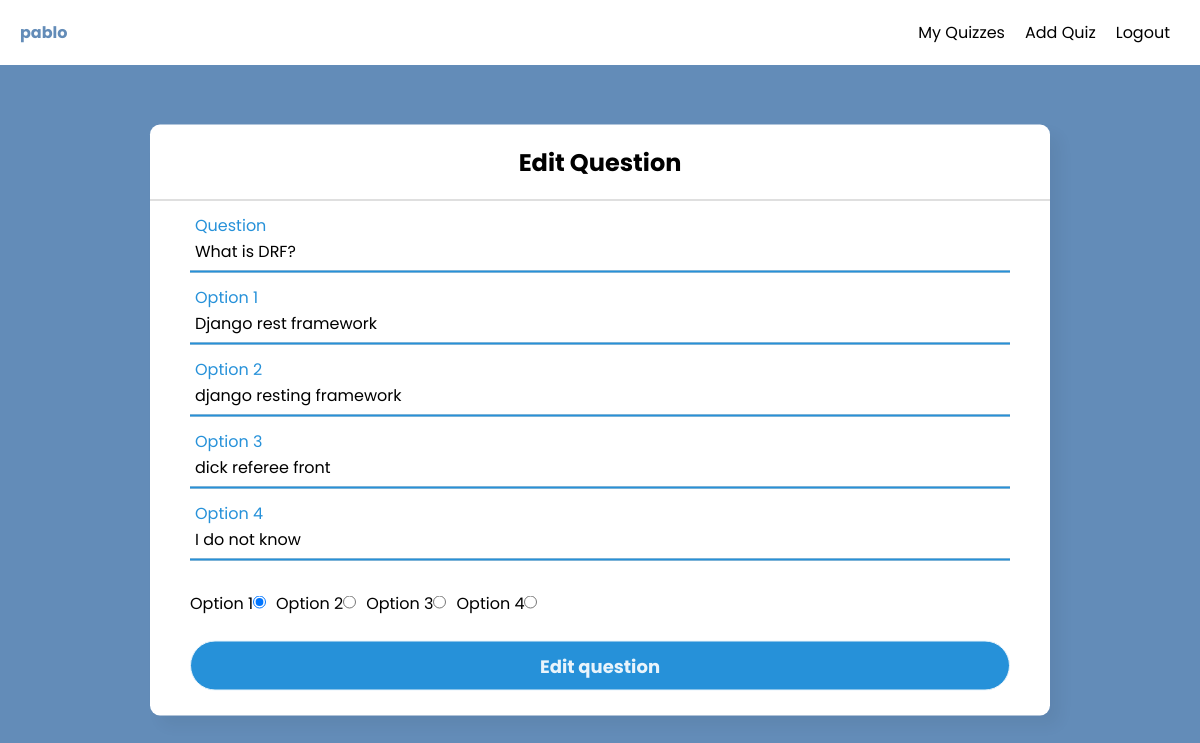
Page /edit-question.php?question_id=12&quiz_id=3 (signed in) on the committed database.
### tables this page shows
CREATE TABLE `questions` (
  `id` int(11) NOT NULL,
  `question` varchar(200) NOT NULL,
  `quiz_id` int(11) NOT NULL
);

CREATE TABLE `options` (
  `id` int(11) NOT NULL,
  `option_number` int(11) DEFAULT NULL,
  `option_content` varchar(200) NOT NULL,
  `correct_option` int(11) DEFAULT 0,
  `question_id` int(11) NOT NULL
);

### includes/question_and_option_models.php (called while the page is built, shortened)
<?php
function get_question(object $pdo, int $question_id){
    $query = "SELECT * FROM questions where id = :question_id;";
    $statement = $pdo->prepare($query);
    $statement->bindParam(':question_id', $question_id);
    $statement->execute();
    $result = $statement->fetch(PDO::FETCH_ASSOC);
    return $result;
}
function get_options(object $pdo, int $question_id){
    $query = "SELECT * FROM options where question_id = :question_id;";
    $statement = $pdo->prepare($query);
    $statement->bindParam(':question_id', $question_id);
    $statement->execute();
    $result = $statement->fetchAll(PDO::FETCH_ASSOC);
    return $result;
}

### includes/edit-question-view.php (the view)
<?php
function render_form(){
    require_once 'db.php';
    require_once 'question_and_option_models.php';
    $question = get_question($pdo, $_GET["question_id"]);
    $options = get_options($pdo, $_GET["question_id"]);
    $question_id = $_GET['question_id'];
    $quiz_id = $_GET["quiz_id"];
    echo '<form method="POST" action="includes/edit-question-helper.php">
            <div class="txt_field">
                <input type="text" Value="' . $question["question"] . '" required name="question">
                <span></span>
                <label>Question</label>
            </div>
            <input type="text" name="question_id" value="' . $question_id . '" hidden>
            <input type="text" name="quiz_id" value="' . $quiz_id . '" hidden>';
            foreach($options as $option) {
                echo '<div class="txt_field">
                    <input type="text" value="' .  $option["option_content"] . '" required name="option' . $option["option_number"] . '">
                    <span></span>
                    <label>Option ' . $option["option_number"] . ' </label>
                </div>';
            }
            foreach($options as $option) {
                if($option["correct_option"]) {
                    echo 'Option ' . $option["option_number"] . '<input type="radio" name="correct_option" value="' . $option["option_number"] . '" id="" checked>';
                } else {
                    echo 'Option ' . $option["option_number"] . '<input type="radio" name="correct_option" value="' . $option["option_number"] . '" id="">';
                }
            }
            echo '<br><br>
            <input type="submit" value="Edit question">
            <br><br>
        </form>';
}

### static/style.css (style rules this page uses)
* { padding: 0; margin: 0; box-sizing: border-box; font-family: 'Poppins', sans-serif; }

### static/auth.css (style rules this page uses)
* { margin: 0; padding: 0; box-sizing: border-box; font-family: "Poppins", sans-serif; }
body { margin: 0; padding: 0; background-color: #638CB8; height: 100vh; overflow: hidden; }
.center form { padding: 0 40px; box-sizing: border-box; }
form .txt_field { position: relative; border-bottom: 2px solid #adadad; margin: 30px 0; }
.txt_field input { width: 100%; padding: 0 5px; height: 40px; font-size: 16px; border: none; background: none; outline: none; }
.txt_field label { position: absolute; top: 50%; left: 5px; color: #adadad; transform: translateY(-50%); font-size: 16px; pointer-events: none; transition: .5s; }
.txt_field input:focus ~ label, .txt_field input:valid ~ label { top: -5px; color: #2691d9; }
input[type="submit"] { width: 100%; height: 50px; border: 1px solid; background: #2691d9; border-radius: 25px; font-size: 18px; color: #e9f4fb; font-weight: 700; cursor: pointer; outline: none; }

### edit-question.php (style rules this page uses)
input { margin-right: 10px; }

### rows in the picture
questions: question "What is DRF?"
options: option1 "Django rest framework", option_number "1"
options: option2 "django resting framework", option_number "2"
options: option3 "dick referee front", option_number "3"
options: option4 "I do not know", option_number "4"

### other values in the picture
$_SESSION["user"]["username"] "pablo"
